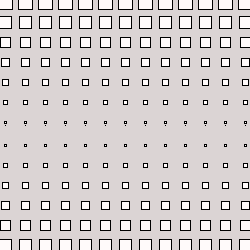
Frame 1 (no input)
Frame 60 (the mouse pressed at the canvas centre just before this capture): identical to frame 1, image omitted
Frame 120 (the mouse held since frame 60 and released just before this capture): identical to frame 1, image omitted

The Processing sketch that drew this single still picture (run headless with seeded random() and noise(); from frame 60 on, the mouse is pressed at the canvas centre):

// Processing sketch: processing_17754
// ── processing_17754.pde

float x1 = 0;
float y1 = 0;
float d = 2;
 
void setup()
{
size (250, 250);
background(#DBD4D4);
fill(#FFFAFA);
}
void draw()
{
rectMode(CENTER);
for (float y = height/2; y <= height; y = (y + 20))
{ 
for ( float x = 5; x <= width; x = (x + 20))
{ 
rect( x, y , x1, y1 );
}
x1 = x1-d;
y1 = y1-d;
}
for (float y = 2; y <= height/2; y = (y + 20)){
for (float x = 5; x <= width; x = (x + 20))
{ 
rect(x, y , x1, y1);
}
x1 = x1+d;
y1 = y1+d;
}
}
